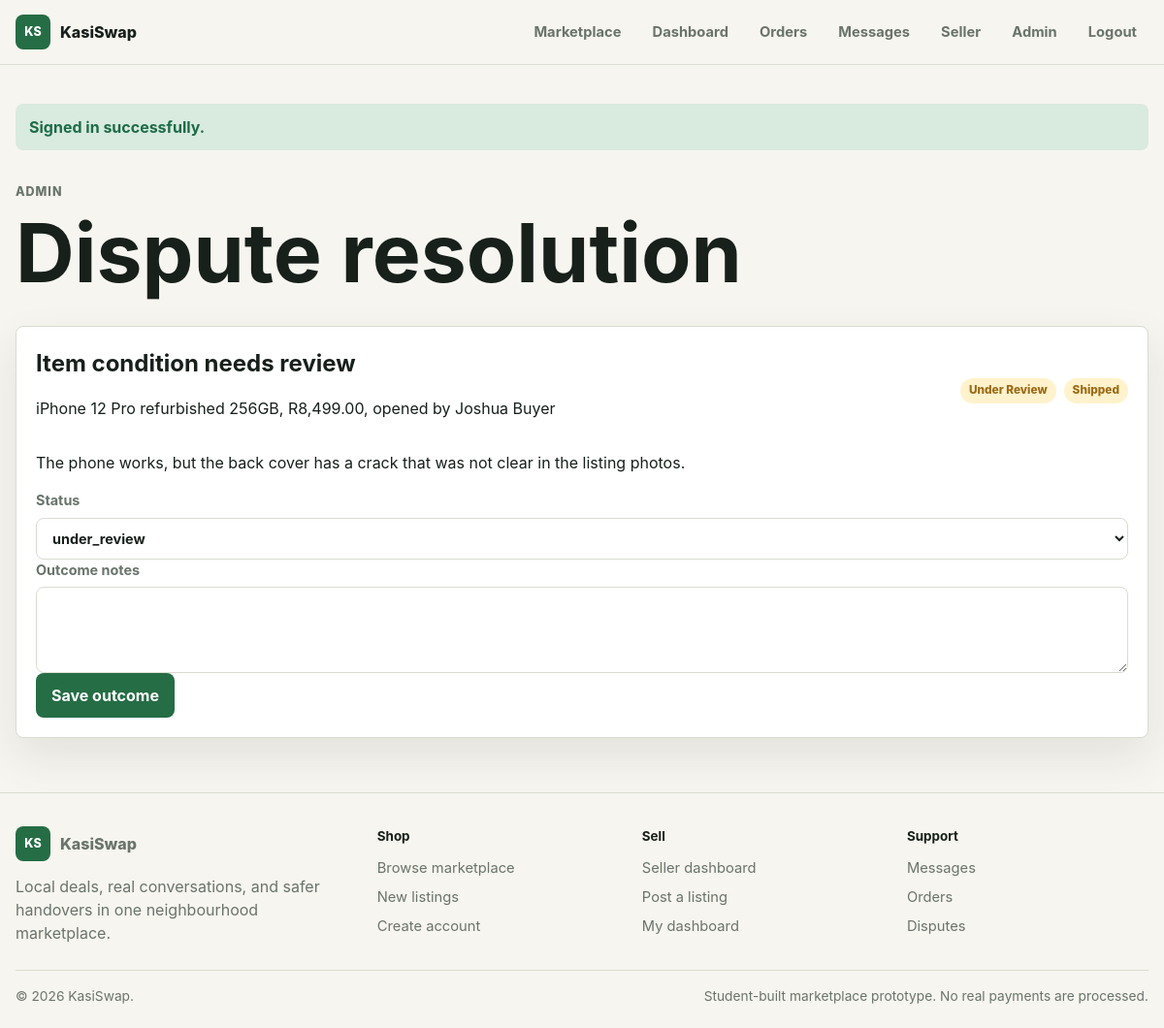
Page /admin/disputes.php (signed in) on the committed database.
### tables this page shows
CREATE TABLE disputes (
  id INT AUTO_INCREMENT PRIMARY KEY,
  order_id INT NOT NULL,
  opened_by INT NOT NULL,
  reason VARCHAR(160) NOT NULL,
  details TEXT NOT NULL,
  status ENUM('open', 'under_review', 'resolved_buyer', 'resolved_seller', 'closed') NOT NULL DEFAULT 'open',
  outcome_notes TEXT NULL,
  created_at TIMESTAMP NOT NULL DEFAULT CURRENT_TIMESTAMP,
  resolved_at TIMESTAMP NULL,
  CONSTRAINT fk_disputes_order FOREIGN KEY (order_id) REFERENCES orders(id) ON DELETE CASCADE,
  CONSTRAINT fk_disputes_opened_by FOREIGN KEY (opened_by) REFERENCES users(id)
);

CREATE TABLE listings (
  id INT AUTO_INCREMENT PRIMARY KEY,
  seller_id INT NOT NULL,
  category_id INT NOT NULL,
  title VARCHAR(160) NOT NULL,
  slug VARCHAR(180) NOT NULL UNIQUE,
  description TEXT NOT NULL,
  price DECIMAL(10,2) NOT NULL,
  item_condition ENUM('new', 'like_new', 'good', 'fair') NOT NULL,
  status ENUM('active', 'reserved', 'sold', 'draft', 'hidden') NOT NULL DEFAULT 'active',
  location_township VARCHAR(100) NOT NULL,
  location_city VARCHAR(100) NOT NULL,
  accepts_escrow TINYINT(1) NOT NULL DEFAULT 1,
  accepts_delivery TINYINT(1) NOT NULL DEFAULT 1,
  created_at TIMESTAMP NOT NULL DEFAULT CURRENT_TIMESTAMP,
  CONSTRAINT fk_listings_seller FOREIGN KEY (seller_id) REFERENCES users(id),
  CONSTRAINT fk_listings_category FOREIGN KEY (category_id) REFERENCES categories(id),
  INDEX idx_listings_search (status, category_id, location_township, price)
);

CREATE TABLE orders (
  id INT AUTO_INCREMENT PRIMARY KEY,
  buyer_id INT NOT NULL,
  seller_id INT NOT NULL,
  listing_id INT NOT NULL,
  amount DECIMAL(10,2) NOT NULL,
  buyer_protection_fee DECIMAL(10,2) NOT NULL DEFAULT 0.00,
  state ENUM('pending_payment', 'in_escrow', 'shipped', 'delivered', 'released', 'disputed', 'refunded', 'cancelled') NOT NULL DEFAULT 'pending_payment',
  delivery_method ENUM('pickup', 'courier') NOT NULL DEFAULT 'pickup',
  delivery_address VARCHAR(255) NULL,
  tracking_ref VARCHAR(100) NULL,
  created_at TIMESTAMP NOT NULL DEFAULT CURRENT_TIMESTAMP,
  updated_at TIMESTAMP NOT NULL DEFAULT CURRENT_TIMESTAMP ON UPDATE CURRENT_TIMESTAMP,
  CONSTRAINT fk_orders_buyer FOREIGN KEY (buyer_id) REFERENCES users(id),
  CONSTRAINT fk_orders_seller FOREIGN KEY (seller_id) REFERENCES users(id),
  CONSTRAINT fk_orders_listing FOREIGN KEY (listing_id) REFERENCES listings(id),
  INDEX idx_orders_state (state)
);

CREATE TABLE users (
  id INT AUTO_INCREMENT PRIMARY KEY,
  full_name VARCHAR(120) NOT NULL,
  username VARCHAR(80) NOT NULL UNIQUE,
  email VARCHAR(160) NOT NULL UNIQUE,
  phone VARCHAR(30) NULL,
  password_hash VARCHAR(255) NOT NULL,
  role ENUM('buyer', 'seller', 'admin') NOT NULL DEFAULT 'buyer',
  verification_level ENUM('none', 'phone', 'id_verified', 'premium') NOT NULL DEFAULT 'none',
  township VARCHAR(100) NULL,
  city VARCHAR(100) NULL,
  status ENUM('active', 'suspended') NOT NULL DEFAULT 'active',
  created_at TIMESTAMP NOT NULL DEFAULT CURRENT_TIMESTAMP
);

### app/helpers.php (called while the page is built, shortened)
<?php
function e(?string $value): string
{
    return htmlspecialchars($value ?? '', ENT_QUOTES, 'UTF-8');
}
function money(float|string|int $amount): string
{
    return 'R' . number_format((float) $amount, 2);
}
function is_active(string $path): string
{
    $current = basename(parse_url($_SERVER['REQUEST_URI'], PHP_URL_PATH) ?: 'index.php');
    return $current === $path ? 'active' : '';
}
function consume_flash(): array
{
    $messages = $_SESSION['flash'] ?? [];
    return $messages;
}
function selected(string $actual, string $expected): string
{
    return $actual === $expected ? 'selected' : '';
}

### app/database.php (called while the page is built, shortened)
<?php
function db(): PDO
{
    static $pdo = null;
    if ($pdo instanceof PDO) {
        return $pdo;
    }
    $config = app_config();
    $dsn = sprintf(
        'mysql:host=%s;port=%s;dbname=%s;charset=utf8mb4',
        $config['db_host'],
        $config['db_port'],
        $config['db_name']
    );
    $pdo = new PDO($dsn, $config['db_user'], $config['db_pass'], [
        PDO::ATTR_ERRMODE => PDO::ERRMODE_EXCEPTION,
        PDO::ATTR_DEFAULT_FETCH_MODE => PDO::FETCH_ASSOC,
        PDO::ATTR_EMULATE_PREPARES => false,
    ]);
    return $pdo;
}

### app/security.php (called while the page is built, shortened)
<?php
function current_user(): ?array
{
    $stmt = db()->prepare('SELECT * FROM users WHERE id = ? AND status = "active" LIMIT 1');
    $stmt->execute([$_SESSION['user_id']]);
    $user = $stmt->fetch();
    return $user;
}

### public/admin/disputes.php (the view, shortened to what this page needs)
<?php
$disputes = db()->query(
    'SELECT d.*, o.amount, o.state AS order_state, l.title AS listing_title, u.full_name AS opened_by_name
     FROM disputes d
     JOIN orders o ON o.id = d.order_id
     JOIN listings l ON l.id = o.listing_id
     JOIN users u ON u.id = d.opened_by
     ORDER BY d.created_at DESC'
)->fetchAll();
render_header('Admin disputes');
?>
<section class="page-heading">
    <p class="eyebrow">Admin</p>
    <h1>Dispute resolution</h1>
</section>
<section class="stack">
    <?php foreach ($disputes as $dispute): ?>
        <form class="panel" method="post">
            <div class="row between wrap">
                <div>
                    <h2><?= e($dispute['reason']) ?></h2>
                    <p><?= e($dispute['listing_title']) ?>, <?= money($dispute['amount']) ?>, opened by <?= e($dispute['opened_by_name']) ?></p>
                </div>
                <div class="order-badges">
                    <?= status_badge($dispute['status']) ?>
                    <?= status_badge($dispute['order_state']) ?>
                </div>
            </div>
            <p><?= e($dispute['details']) ?></p>
            <label>Status
                <select name="status">
                    <?php foreach (['open', 'under_review', 'resolved_buyer', 'resolved_seller', 'closed'] as $status): ?>
                        <option value="<?= e($status) ?>" <?= selected($dispute['status'], $status) ?>><?= e($status) ?></option>
                    <?php endforeach; ?>
                </select>
            </label>
            <label>Outcome notes <textarea name="outcome_notes" rows="3"><?= e($dispute['outcome_notes'] ?? '') ?></textarea></label>
            <button class="button primary" type="submit">Save outcome</button>
        </form>
    <?php endforeach; ?>
</section>
<?php render_footer(); ?>

### app/layout.php (shortened to what this page needs)
<?php
function render_header(string $title = APP_NAME): void
{
    $user = current_user();
    ?>
    <!doctype html>
    <html lang="en">
    <head>
        <link rel="stylesheet" href="/assets/css/styles.css">
    </head>
    <body>
        <header class="site-header">
            <a class="brand" href="/index.php">
                <span class="brand-mark">KS</span>
                <span>KasiSwap</span>
            </a>
            <nav class="site-nav" data-nav>
                <a class="<?= is_active('marketplace.php') ?>" href="/marketplace.php">Marketplace</a>
                <?php if ($user): ?>
                    <a class="<?= is_active('dashboard.php') ?>" href="/dashboard.php">Dashboard</a>
                    <a class="<?= is_active('orders.php') ?>" href="/orders.php">Orders</a>
                    <a class="<?= is_active('messages.php') ?>" href="/messages.php">Messages</a>
                    <?php if ($user['role'] === 'seller' || $user['role'] === 'admin'): ?>
                        <a class="<?= is_active('seller-listings.php') ?>" href="/seller-listings.php">Seller</a>
                    <?php endif; ?>
                    <?php if ($user['role'] === 'admin'): ?>
                        <a href="/admin/index.php">Admin</a>
                    <?php endif; ?>
                    <a href="/logout.php">Logout</a>
                <?php else: ?>
                    <a class="<?= is_active('auth.php') ?>" href="/auth.php">Sign in</a>
                <?php endif; ?>
            </nav>
        </header>
        <main>
            <?php foreach (consume_flash() as $message): ?>
                <div class="flash <?= e($message['type']) ?>"><?= e($message['message']) ?></div>
            <?php endforeach; ?>
    <?php
}
function render_footer(): void
{
    ?>
        </main>
        <footer class="site-footer">
            <div class="footer-grid">
                <section>
                    <a class="brand footer-brand" href="/index.php">
                        <span class="brand-mark">KS</span>
                        <span>KasiSwap</span>
                    </a>
                    <p>Local deals, real conversations, and safer handovers in one neighbourhood marketplace.</p>
                </section>
                <section>
                    <h2>Shop</h2>
                    <a href="/marketplace.php">Browse marketplace</a>
                    <a href="/marketplace.php?sort=newest">New listings</a>
                    <a href="/auth.php">Create account</a>
                </section>
                <section>
                    <h2>Sell</h2>
                    <a href="/seller-listings.php">Seller dashboard</a>
                    <a href="/seller-listing-form.php">Post a listing</a>
                    <a href="/dashboard.php">My dashboard</a>
                </section>
                <section>
                    <h2>Support</h2>
                    <a href="/messages.php">Messages</a>
                    <a href="/orders.php">Orders</a>
                    <a href="/disputes.php">Disputes</a>
                </section>
            </div>
            <div class="footer-bottom">
                <span>&copy; <?= date('Y') ?> KasiSwap.</span>
                <span>Student-built marketplace prototype. No real payments are processed.</span>
            </div>
        </footer>
    </body>
    </html>
    <?php
}
function status_badge(string $value): string
{
    $class = match ($value) {
        'active', 'released', 'confirmed', 'approved', 'id_verified', 'premium' => 'success',
        'pending_payment', 'pending', 'under_review', 'in_escrow', 'shipped', 'delivered', 'phone' => 'warning',
        'disputed', 'refunded', 'rejected', 'hidden', 'suspended' => 'danger',
        default => 'muted',
    };
    return '<span class="badge ' . $class . '">' . e(str_replace('_', ' ', $value)) . '</span>';
}

### public/assets/css/styles.css (style rules this page uses)
:root { --bg: #f7f5ef; --surface: #ffffff; --surface-2: #f0efe7; --text: #17201b; --muted: #69746b; --line: #d8ddcf; --primary: #256d45; --primary-dark: #184a31; --primary-soft: #dfead6; --warning: #9b6b17; --warning-soft: #fff2cc; --danger: #a13d3a; --danger-soft: #f8d9d8; --success: #1d6c47; --success-soft: #d9eadf; --shadow: 0 18px 45px rgba(26, 38, 31, 0.09); color-scheme: light; }
* { box-sizing: border-box; }
body { margin: 0; background: var(--bg); color: var(--text); font-family: Inter, ui-sans-serif, system-ui, -apple-system, BlinkMacSystemFont, "Segoe UI", sans-serif; line-height: 1.5; }
a { color: inherit; text-decoration: none; }
main { width: min(1180px, calc(100% - 32px)); margin: 0 auto; padding: 28px 0 56px; }
input, select, textarea, button { font: inherit; }
input, select, textarea { width: 100%; border: 1px solid var(--line); border-radius: 8px; background: #fff; color: var(--text); padding: 11px 12px; outline: none; }
label { display: grid; gap: 7px; color: var(--muted); font-size: 0.9rem; font-weight: 650; }
.site-header { position: sticky; top: 0; z-index: 20; display: flex; align-items: center; justify-content: space-between; gap: 18px; border-bottom: 1px solid rgba(216, 221, 207, 0.9); background: rgba(247, 245, 239, 0.92); padding: 14px max(16px, calc((100vw - 1180px) / 2)); backdrop-filter: blur(12px); }
.brand { display: inline-flex; align-items: center; gap: 10px; font-weight: 800; }
.brand-mark { display: inline-flex; width: 36px; height: 36px; align-items: center; justify-content: center; border-radius: 8px; background: var(--primary); color: #fff; font-size: 0.78rem; }
.site-nav { display: flex; align-items: center; gap: 8px; }
.site-nav a { border-radius: 999px; color: var(--muted); font-size: 0.92rem; font-weight: 650; padding: 8px 12px; }
.site-footer { border-top: 1px solid var(--line); color: var(--muted); padding: 34px max(16px, calc((100vw - 1180px) / 2)) 22px; }
.footer-grid { display: grid; grid-template-columns: 1.4fr repeat(3, minmax(140px, 1fr)); gap: 24px; }
.footer-grid section { display: grid; align-content: start; gap: 8px; }
.footer-brand { justify-self: start; margin-bottom: 6px; }
.footer-grid h2 { margin: 0 0 4px; color: var(--text); font-size: 0.84rem; }
.footer-grid p { max-width: 360px; margin: 0; }
.footer-grid a:not(.brand) { color: var(--muted); font-size: 0.92rem; }
.footer-bottom { display: flex; flex-wrap: wrap; gap: 10px 18px; justify-content: space-between; border-top: 1px solid var(--line); margin-top: 26px; padding-top: 16px; font-size: 0.86rem; }
.hero h1, .page-heading h1, .detail-panel h1 { margin: 0; max-width: 780px; font-size: clamp(2.4rem, 7vw, 5.8rem); line-height: 0.98; letter-spacing: 0; }
.hero-lead, .page-heading p, .detail-panel p { color: var(--muted); max-width: 640px; }
.eyebrow { margin: 0 0 12px; color: var(--primary); font-size: 0.78rem; font-weight: 800; letter-spacing: 0.08em; text-transform: uppercase; }
.button { display: inline-flex; min-height: 42px; align-items: center; justify-content: center; border: 1px solid transparent; border-radius: 8px; cursor: pointer; font-weight: 750; padding: 10px 15px; }
.button.primary { background: var(--primary); color: #fff; }
.stats-grid article, .panel, .listing-card, .trust-band, .filter-bar { border: 1px solid var(--line); border-radius: 8px; background: var(--surface); box-shadow: var(--shadow); }
.section, .page-heading { margin: 34px 0; }
.section-heading h2, .panel h1, .panel h2, .listing-card h3 { margin: 0; }
.row { display: flex; align-items: center; gap: 10px; }
.between { justify-content: space-between; }
.wrap { flex-wrap: wrap; }
.badge { display: inline-flex; align-items: center; border-radius: 999px; font-size: 0.74rem; font-weight: 800; line-height: 1; padding: 7px 9px; text-transform: capitalize; }
.badge.warning { background: var(--warning-soft); color: var(--warning); }
.panel { padding: 20px; }
.stack { display: grid; gap: 14px; }
.order-badges { display: flex; flex-wrap: wrap; gap: 8px; }
.flash { border-radius: 8px; margin: 12px 0; padding: 12px 14px; font-weight: 700; }
.flash.success { background: var(--success-soft); color: var(--success); }

### rows in the picture
disputes: reason "Item condition needs review", listings.title "iPhone 12 Pro refurbished 256GB", order.amount "R8,499.00", opened_by.full_name "Joshua Buyer", status "Under Review Shipped", details "The phone works, but the back cover has a crack that was not clear in the listing photos.", status "under_review"

### other values in the picture
$message['message'] "Signed in successfully."
